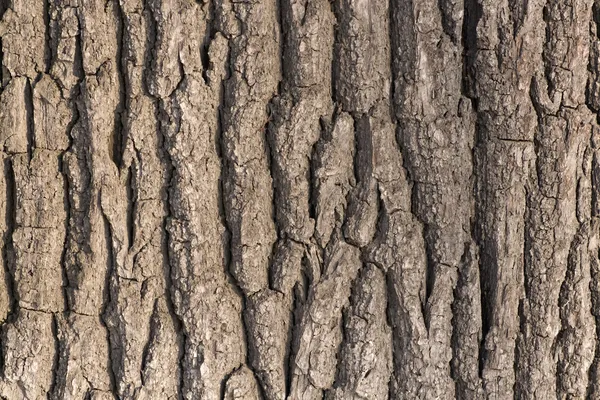
#> input picture agack.jpg, 600 x 400 px, given in place of the camera
$ python deneme.py   (older library calls are emulated)
#> lines starting #> are read from the running program, lines starting #| are printed output that depends on the picture
import cv2
import numpy as np
import matplotlib.pyplot as plt

def compute_fft_magnitude(gray_img):
    f = np.fft.fft2(gray_img)
    fshift = np.fft.fftshift(f)
    magnitude_spectrum = 20 * np.log(np.abs(fshift) + 1)  # sıfır log
    magnitude_spectrum = cv2.normalize(magnitude_spectrum, None, 0, 255, cv2.NORM_MINMAX)
    return magnitude_spectrum.astype(np.uint8)

cap = cv2.VideoCapture(0)

while True:
    ret, frame = cap.read()
#> frame is the input picture: shape (400, 600, 3); mean B, G, R 102.8, 116.6, 132.8
    if not ret:
        break

    gray = cv2.cvtColor(frame, cv2.COLOR_BGR2GRAY)
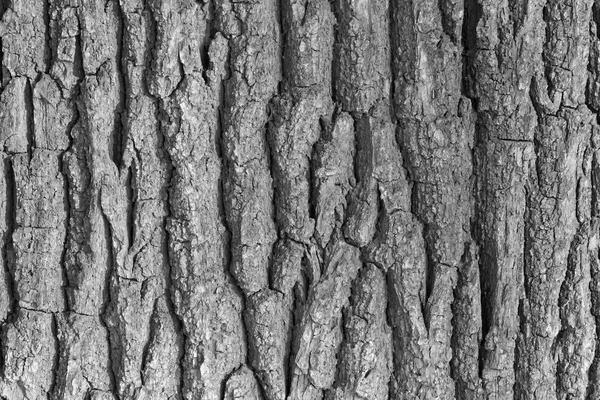
#> gray: shape (400, 600); min 0, max 255, mean 119.9


    sobelx = cv2.Sobel(gray, cv2.CV_64F, 1, 0, ksize=3)
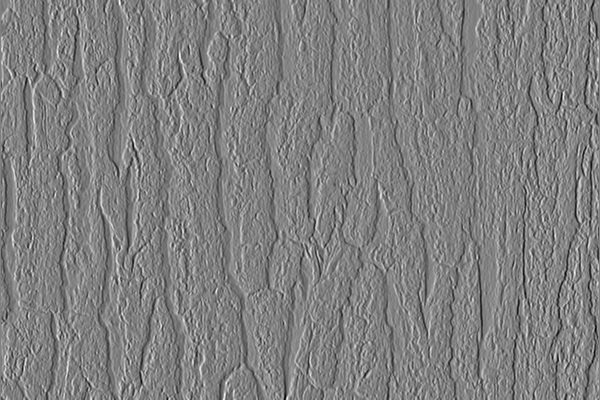
#> sobelx: shape (400, 600) float64; min -888, max 873, mean -0.1; drawn with min black and max white
    sobely = cv2.Sobel(gray, cv2.CV_64F, 0, 1, ksize=3)
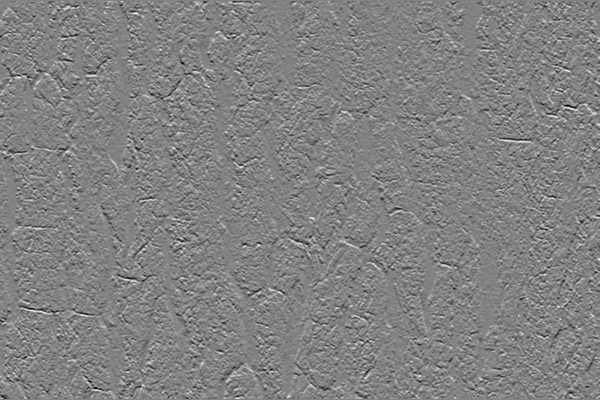
#> sobely: shape (400, 600) float64; min -695, max 667, mean 0.5; drawn with min black and max white
    sobel = cv2.convertScaleAbs(cv2.addWeighted(sobelx, 0.5, sobely, 0.5, 0))
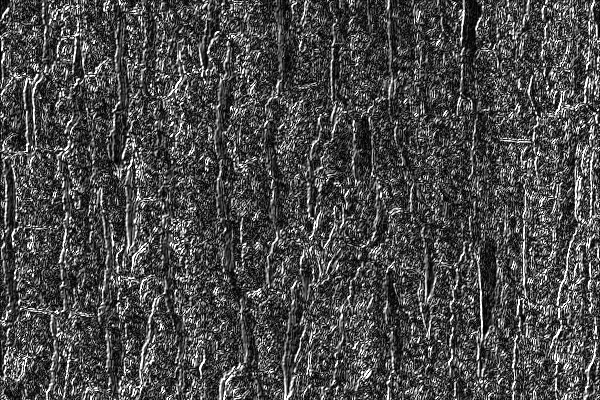
#> sobel: shape (400, 600); min 0, max 255, mean 73.5

    # FFT magnitüd spektrumu hız için
    small_gray = cv2.resize(gray, (128, 128))
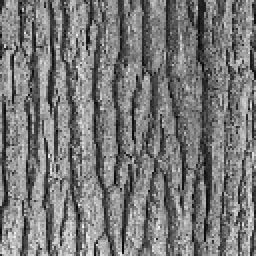
#> small_gray: shape (128, 128) (shown 2 times larger); min 2, max 247, mean 120.4
    magnitude = compute_fft_magnitude(small_gray)
#> in compute_fft_magnitude, `magnitude_spectrum = 20 * np.log(np.abs(fshift) + 1)`:
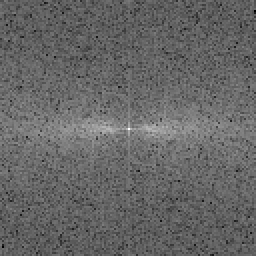
#> magnitude_spectrum: shape (128, 128) float64 (shown 2 times larger); min 70.54, max 289.9, mean 158.9; drawn with min black and max white
    magnitude_color = cv2.applyColorMap(magnitude, cv2.COLORMAP_JET)
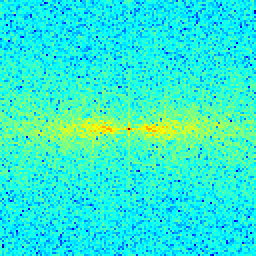
#> magnitude_color: shape (128, 128, 3) (shown 2 times larger); mean B, G, R 211.3, 237.1, 44.3


    cv2.imshow('Original', gray)
    cv2.imshow('Sobel Edge', sobel)
    cv2.imshow('FFT Magnitude Spectrum (128x128)', magnitude_color)


    if cv2.waitKey(1) & 0xFF == ord('q'):
#> (key q is pressed here)
        break

cap.release()
cv2.destroyAllWindows()

$ run again, on kizkulesi.jpeg
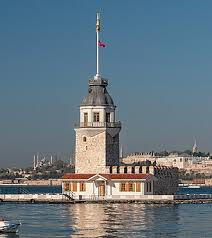
#> input picture kizkulesi.jpeg, 212 x 238 px, given in place of the camera
#> frame is the input picture: shape (238, 212, 3); mean B, G, R 128.6, 118.4, 102.5
#> in compute_fft_magnitude, `magnitude_spectrum = 20 * np.log(np.abs(fshift) + 1)`:
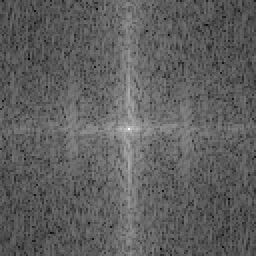
#> magnitude_spectrum: shape (128, 128) float64 (shown 2 times larger); min 59.03, max 288.9, mean 145; drawn with min black and max white
#> `magnitude_color = cv2.applyColorMap(magnitude, cv2.COLORMAP_JET)`:
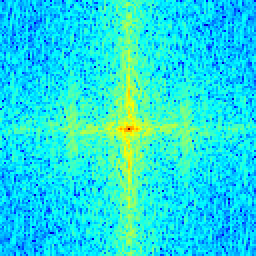
#> magnitude_color: shape (128, 128, 3) (shown 2 times larger); mean B, G, R 226.1, 222.4, 29.2
